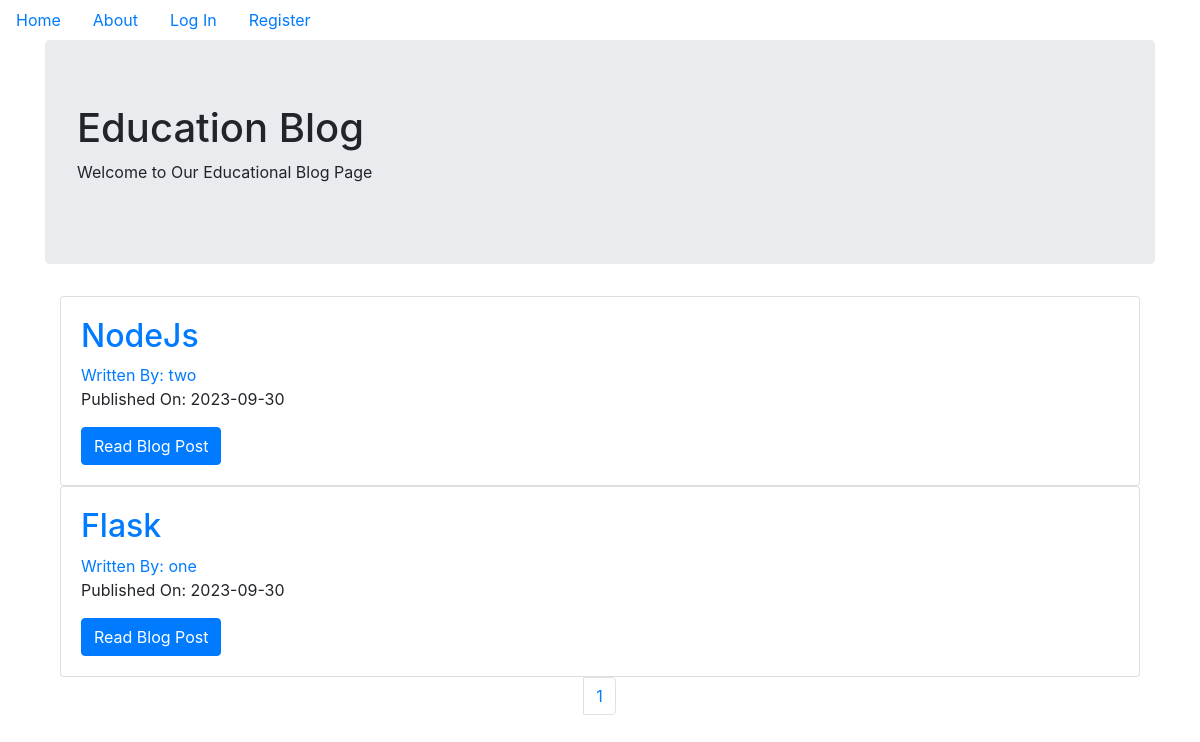
The page / on the database its author committed.
### schoolblog/models.py (models this page shows, shortened)
class Blog(db.Model):
    users = db.relationship(User)
    id = db.Column(db.Integer, primary_key=True)
    user_id = db.Column(db.Integer, db.ForeignKey('users.id'), nullable=False)
    date = db.Column(db.DateTime, nullable=False, default=datetime.utcnow)
    title = db.Column(db.String(140), nullable=False)
    text = db.Column(db.Text, nullable=False)

class User(db.Model, UserMixin):
    __tablename__ = 'users'
    id = db.Column(db.Integer, primary_key = True)
    profile_image = db.Column(db.String(20), nullable=False, default='default_profile.png')
    email = db.Column(db.String(64), unique=True, index=True)
    username = db.Column(db.String(64), unique=True, index=True)
    pass_hash = db.Column(db.String(128))
    posts = db.relationship('Blog', backref='author', lazy=True)

### schoolblog/core/views.py (the view)
@core.route('/')
def index():
    page = request.args.get('page', 1, type=int)
    blog_post = Blog.query.order_by(Blog.date.desc()).paginate(page=page,per_page=7)
    return render_template('index.html', blog_post=blog_post)

### schoolblog/templates/index.html
{% extends 'base.html' %}
{% block content %}
    <div class="jumbotron">
        <h1>Education Blog </h1>
        <p>Welcome to Our Educational Blog Page</p>
    </div>
    <div class="container">
        {% for post in blog_post.items %}
            <div class="card">
                <div class="card-body">
                    <h2><a class="card-title" href="{{ url_for('blog_posts.blog_post', blog_post_id=post.id) }}">{{post.title}}</a></h2>
                    <a href="{{ url_for('users.user_posts', username=post.author.username) }}">Written By: {{ post.author.username }}</a>
                    <p>Published On: {{post.date.strftime('%Y-%m-%d')}}</p>
                    <a href="{{ url_for('blog_posts.blog_post', blog_post_id=post.id) }}" class="btn btn-primary">Read Blog Post</a>
                </div>
            </div>
        {% endfor %}
    </div>
    <nav aria-label="Page navigation example">
        <ul class="pagination justify-content-center">
          <li class="page-item">
                {% for page_num in blog_post.iter_pages( left_edge=1, right_edge=1, left_current=1, right_current=2) %}
                    {% if blog_post.page == page_num %}
                        <li class="page-item diabled">
                            <a href="{{url_for('core.index', page=page_num)}}" class="page-link">{{ page_num }}</a>
                        </li>
                    {% else %}
                        <li class="page-item">
                            <a href="{{url_for('core.index', page=page_num)}}" class="page-link">{{ page_num }}</a>
                        </li>
                    {% endif %}
                {%endfor%}
          </li>
        </ul>
      </nav>
{% endblock %}

### rows shown on the page
Blog: title "NodeJs", author.username "two", date "2023-09-30"
Blog: title "Flask", author.username "one", date "2023-09-30"

### other values the page prints
{{ page_num }} "1"
